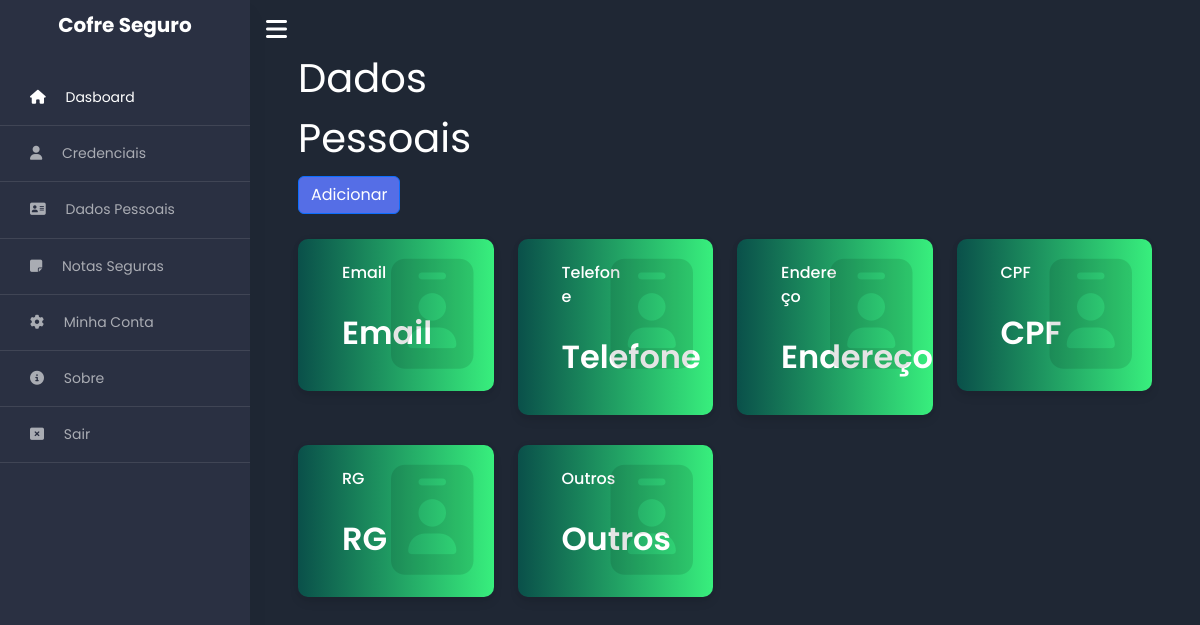
Screenshot of /dados_pessoais.php (signed in) with the database file from the repository.
### tables this page shows
CREATE TABLE IF NOT EXISTS `DadosPessoais` (
  `idDadoPessoal` INT NOT NULL AUTO_INCREMENT,
  `idUsuario` INT NOT NULL,
  `idTipo` INT NOT NULL,
  `nome` VARCHAR(24) NOT NULL,
  `conteudo` VARCHAR(48) NOT NULL,
  PRIMARY KEY (`idDadoPessoal`),
  INDEX `fk_DadosPessoais_Usuarios1_idx` (`idUsuario` ASC) VISIBLE,
  INDEX `fk_DadosPessoais_Tipos1_idx` (`idTipo` ASC) VISIBLE,
  CONSTRAINT `fk_DadosPessoais_Usuarios1`
    FOREIGN KEY (`idUsuario`)
    REFERENCES `Usuarios` (`idUsuario`)
    ON DELETE NO ACTION
    ON UPDATE NO ACTION,
  CONSTRAINT `fk_DadosPessoais_Tipos1`
    FOREIGN KEY (`idTipo`)
    REFERENCES `Tipos` (`idTipo`)
    ON DELETE NO ACTION
    ON UPDATE NO ACTION);

CREATE TABLE IF NOT EXISTS `Tipos` (
  `idTipo` INT NOT NULL AUTO_INCREMENT,
  `nome` VARCHAR(45) NOT NULL,
  PRIMARY KEY (`idTipo`));

### dados_pessoais.php (the view, shortened to what this page needs)
<?php
require_once 'db/config.php';
require_once 'modules/header.php';
$consulta = $con->query("SELECT dadospessoais.idDadoPessoal, dadospessoais.idUsuario, dadospessoais.idTipo, dadospessoais.nome, dadospessoais.conteudo, tipos.nome as 'nomeTipo' FROM dadospessoais INNER JOIN tipos ON dadospessoais.idTipo = tipos.idTipo where idUsuario =" . $_SESSION['user_id']);
$dados = $consulta->fetchAll(PDO::FETCH_ASSOC);
?>
<div id="content" class="p-4 p-md-5 pt-5">
  <div class="row row-cols-1 row-cols-md-3 g-4 text-white">
    <h1>Dados Pessoais</h1>
  </div>
  <button type="button" class="btn btn-primary" data-bs-toggle="modal" data-bs-target="#adicionar">
    Adicionar
  </button>
  <br>
  <div class="row row-cols-1 row-cols-md-3 g-4">
    <div class="col-md-12">
      <div class="row">
        <?php foreach ($dados as $dado) : ?>
          <div class="col-xl-3 col-lg-6">
            <div class="card-page card l-bg-green-dark" data-bs-toggle="modal" data-bs-target="#modal<?php echo $dado['idDadoPessoal'] ?>">
              <div class="card-statistic-3 p-2">
                <div class="card-icon card-icon-large"><i class="fas fa-id-badge"></i></div>
                <div class="mb-4">
                  <h5 class="card-title mb-0" style="font-weight: 500;"><?php echo mb_strimwidth($dado['nomeTipo'], 0, 25, '...') ?></h5>
                </div>
                <div class="row align-items-center mb-2 d-flex">
                  <div class="col-8">
                    <h2 class="d-flex align-items-center mb-0" style="font-weight: 600;">
                      <?php echo $dado['nome'] ?>
                    </h2>
                  </div>
                </div>
              </div>
            </div>
          </div>
        <?php endforeach; ?>
      </div>
    </div>
  </div>
</div>
<?php require_once 'modules/footer.php'; ?>

### css/style.css (style rules this page uses)
body { font-family: "Poppins", Arial, sans-serif; font-size: 14px; line-height: 1.8; font-weight: normal; background: #1f2734; }
button { -webkit-transition: .3s all ease; -o-transition: .3s all ease; transition: .3s all ease; }
h1, h2, h3, h4, h5, .h1, .h2, .h3, .h4, .h5, p { line-height: 1.5; font-weight: 400; font-family: "Poppins", Arial, sans-serif; }
#content { width: 100%; padding: 0; min-height: 100vh; -webkit-transition: all 0.3s; -o-transition: all 0.3s; transition: all 0.3s; }
.card { border-radius: 4px; background: #2a3042; box-shadow: 0 6px 10px rgba(0,0,0,.08), 0 0 6px rgba(0,0,0,.05); transition: .3s transform cubic-bezier(.155,1.105,.295,1.12),.3s box-shadow,.3s -webkit-transform cubic-bezier(.155,1.105,.295,1.12); padding: 14px 80px 18px 36px; cursor: pointer; }
.btn.btn-primary { background-color: #556ee6; }
.card-title { font-size: 1rem; }
.card-index, .card-page { background-color: #fff; border-radius: 10px; border: none; position: relative; margin-bottom: 30px; }
.l-bg-green-dark { background: linear-gradient(to right, #0a504a, #38ef7d) !important; color: #fff; }
.card .card-statistic-3 .card-icon-large .fas, .card .card-statistic-3 .card-icon-large .far, .card .card-statistic-3 .card-icon-large .fab, .card .card-statistic-3 .card-icon-large .fal { font-size: 110px; }
.card-statistic-3 div { font-weight: 600; }
.card-index .card-statistic-3 .card-icon, .card-page .card-statistic-3 .card-icon { text-align: center; line-height: 50px; margin-left: 15px; color: #000; position: absolute; right: 20px; top: 20px; opacity: 0.1; }

### rows the page displays
dadospessoais: idTipo.nome "Email", nome "Email"
dadospessoais: idTipo.nome "Telefone", nome "Telefone"
dadospessoais: idTipo.nome "Endereço", nome "Endereço"
dadospessoais: idTipo.nome "CPF", nome "CPF"
dadospessoais: idTipo.nome "RG", nome "RG"
dadospessoais: idTipo.nome "Outros", nome "Outros"
